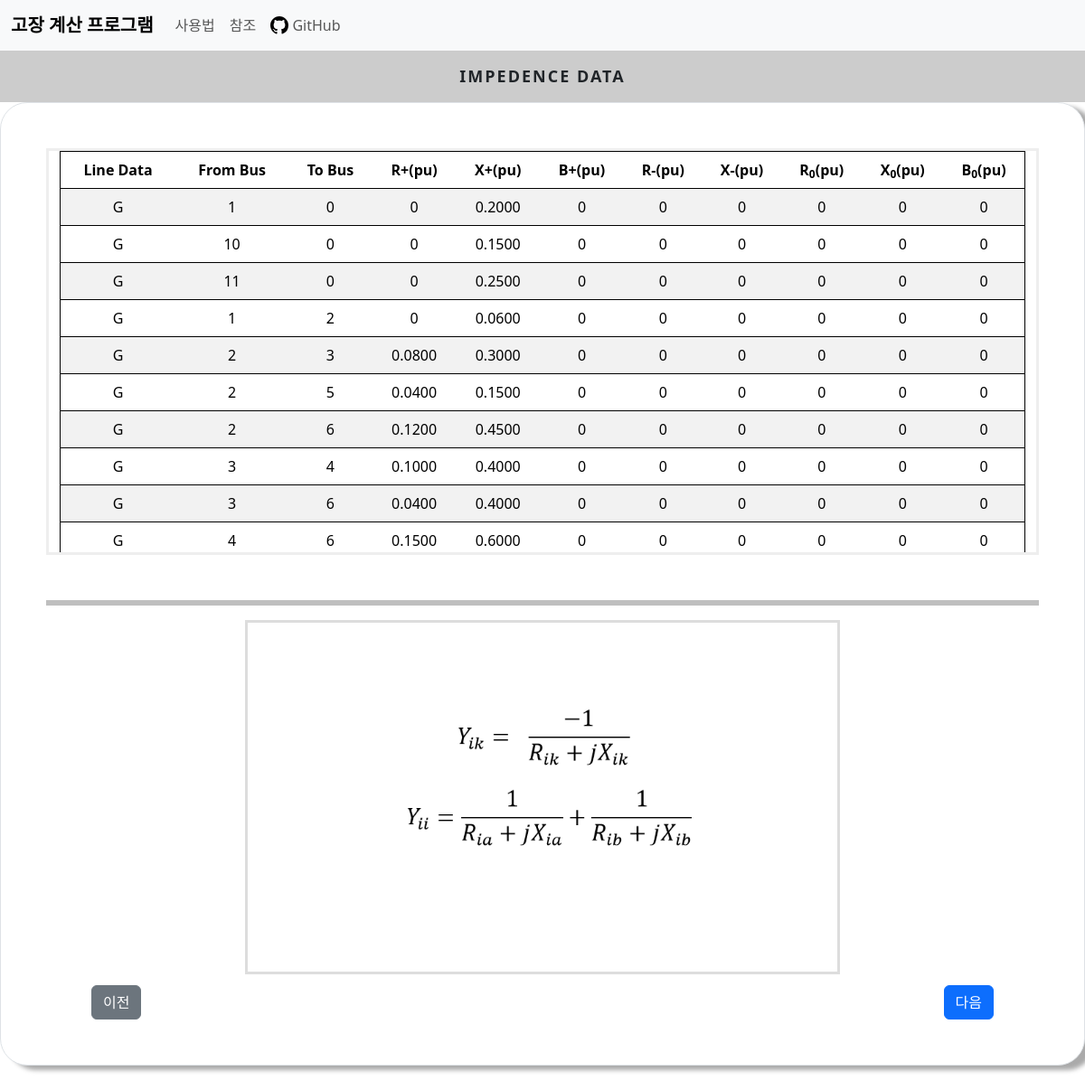
Page /transformer/ on the earlier database version.
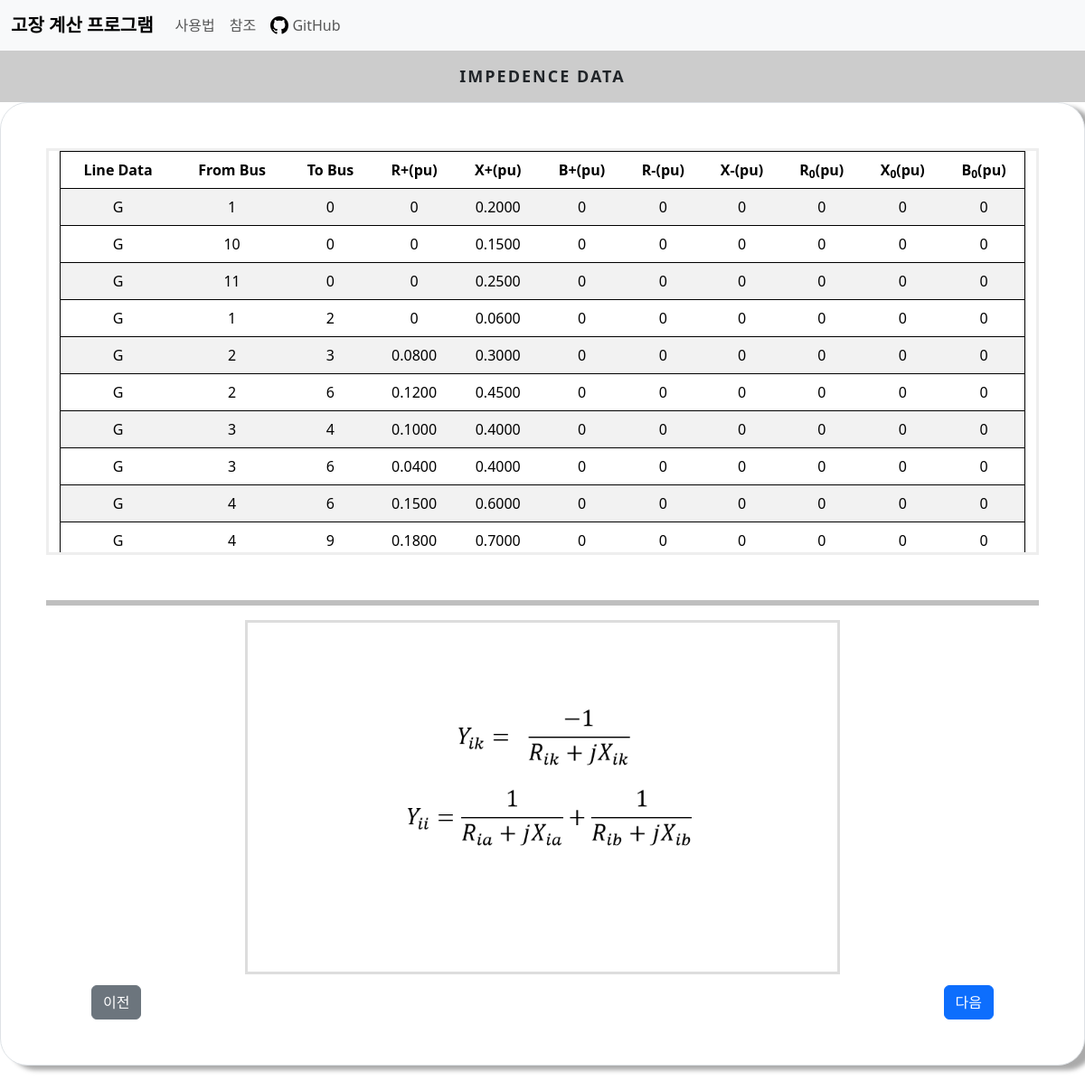
Same page on the later database version.
### cal/models.py (models this page shows)
class FaultLineData(models.Model):
    From_Bus = models.SmallIntegerField()
    To_Bus = models.SmallIntegerField()
    R = models.FloatField()
    X = models.FloatField()
    B = models.FloatField()
    negative_R = models.FloatField(default=0,null=True,blank=True)
    negative_X = models.FloatField(default=0,null=True,blank=True)
    zero_R = models.FloatField(default=0,null=True,blank=True)
    zero_X = models.FloatField(default=0,null=True,blank=True)
    zero_B = models.FloatField(default=0,null=True,blank=True)
    line_type = models.SmallIntegerField(default=0)

### cal/views.py (the view)
# urls.py: path('transformer/',views.transformer, name='transformer'),
def transformer(request):
    faultlinedata=FaultLineData.objects.all()
    faultcon = FaultCondition.objects.get(to_find=True)
    return render(request,'cal/transformer.html',context={'faultlinedata':faultlinedata,'faultcon':faultcon})

### cal/templates/cal/transformer.html (shortened to what this page needs)
{% extends './base.html'%}
{% load static %}
{% block css %}
<link rel="stylesheet" href="{% static 'cal/css/table_label.css'%}">
<link rel="stylesheet" href="{% static 'cal/css/solution_img.css'%}">
{% endblock css %}
{% block content %}
<div class="main">
    <div class="tab other">
      <label for="tab-1">Impedence Data</label>
    </div>
    <div class="content">
      <div class="content-dis">
        <div class="border">
          <div class="container fault">
            <table class="table table-striped">
              <thead>
                <tr>
                  <td>Line Data</td>
                  <td>From Bus</td>
                  <td>To Bus</td>
                  <td>R+(pu)</td>
                  <td>X+(pu)</td>
                  <td>B+(pu)</td>
                  <td>R-(pu)</td>
                  <td>X-(pu)</td>
                  <td>R<sub>0</sub>(pu)</td>
                  <td>X<sub>0</sub>(pu)</td>
                  <td>B<sub>0</sub>(pu)</td>
                </tr>
              </thead>
              <tbody>
                {% for i in faultlinedata %}
                <tr>
                  {% if i.line_type == 0 %}
                    <td>G</td>
                  {% endif %}
                  <td>{{i.From_Bus}}</td>
                  <td>{{i.To_Bus}}</td>
                  <td>{{i.R|floatformat:-4}}</td>
                  <td>{{i.X|floatformat:-4}}</td>
                  <td>{{i.B|floatformat:-4}}</td>
                  <td>{{i.negative_R|floatformat:-4}}</td>
                  <td>{{i.negative_X|floatformat:-4}}</td>
                  <td>{{i.zero_R|floatformat:-4}}</td>
                  <td>{{i.zero_X|floatformat:-4}}</td>
                  <td>{{i.zero_B|floatformat:-4}}</td>
                </tr>
                {% endfor %}
              </tbody>
            </table>
          </div>
          {% if faultcon.is_bus_fault %}
            {% if faultcon.is_flow %}
              <a class="btn btn-secondary prev" href="{% url 'flow' %}">이전</a>
            {% else %}
              <a class="btn btn-secondary prev" href="{% url 'initial' %}">이전</a>
            {% endif %}
          {% else %}
            <a class="btn btn-secondary prev" href="{% url 'slider' %}">이전</a>
          {% endif %}
          <a class="btn btn-primary next" href="{% url 'ybus' %}">다음</a>
          <hr>
          {% if faultcon.is_shunt %}
            {% if faultcon.is_load_effect %}
              <img src="{% static 'cal/images/ybusbload.png'%}">
            {% else %}
              <img src="{% static 'cal/images/ybusb.png'%}">
            {% endif %}
          {% else %}
            {% if faultcon.is_load_effect %}
              <img src="{% static 'cal/images/ybusload.png'%}">
            {% else %}
              <img src="{% static 'cal/images/ybus.png'%}">
            {% endif %}
          {% endif%}
        </div>
      </div>
    </div>
  </div>
{% endblock content%}

Differences in the rows shown:
removed FaultLineData: line_type "G", From_Bus "2", To_Bus "5", R "0.0400", X "0.1500", B "0", negative_R "0", negative_X "0", zero_R "0", zero_X "0", zero_B "0"
added FaultLineData: line_type "G", From_Bus "4", To_Bus "9", R "0.1800", X "0.7000", B "0", negative_R "0", negative_X "0", zero_R "0", zero_X "0", zero_B "0"
